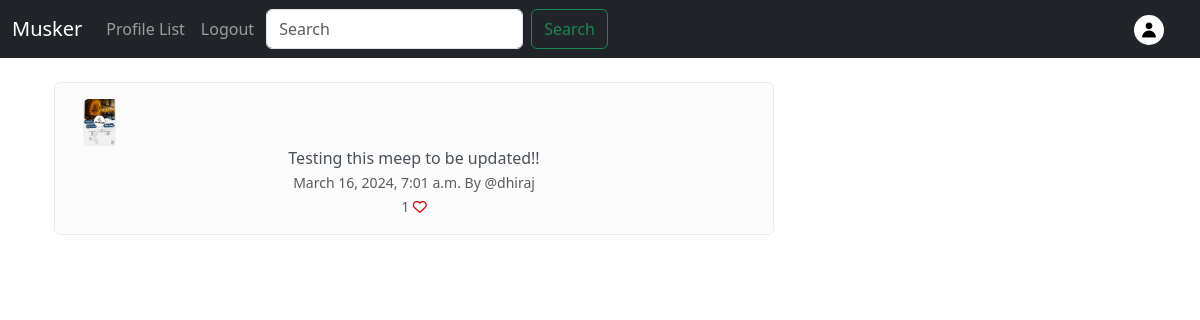
The app's page /meep_share/9 (signed in) with its own data.
### muskeer/models.py (models this page shows, shortened)
class Meep(models.Model):
    user = models.ForeignKey(
        User, related_name = 'meeps', on_delete = models.DO_NOTHING
    )
    body = models.CharField(max_length = 200)
    createdAt = models.DateTimeField(auto_now_add = True)
    likes = models.ManyToManyField(User, related_name= 'meepLikes', blank=True)
    def numberOfLikes(self):
        return self.likes.count()

class Profile(models.Model):
    user = models.OneToOneField(User, on_delete = models.CASCADE) #Associating one user to one profile
    follows = models.ManyToManyField("self", related_name="followed_by", symmetrical=False, blank=True)
    modifiedDate = models.DateTimeField(auto_now = True)
    profileImage = models.ImageField(null=True, blank=True, upload_to= "images/")
    profileBio = models.CharField(null = True, blank = True, max_length = 500)
    homepageLink = models.CharField(null = True, blank = True, max_length = 100)
    facebookLink = models.CharField(null = True, blank = True, max_length = 100)
    instagramLink = models.CharField(null = True, blank = True, max_length = 100)
    linkedInLink = models.CharField(null = True, blank = True, max_length = 100)

### muskeer/views.py (the view)
# urls.py: path('meep_share/<int:pk>', views.shareMeep, name = 'shareMeep'),
def shareMeep(request, pk):
    if request.user.is_authenticated:
        meep = get_object_or_404(Meep, id=pk)
        if meep:
            return render(request,'show_meep.html',{'meep':meep})
        else:
            messages.success(request, ('Meep does not exist!'))
            return redirect('home')

### muskeer/templates/show_meep.html (shortened to what this page needs)
{% extends 'base.html' %}
{% load static %}
{% block content %}
<div class="container text-center">
   <div class="row">
      <div class="col-8">
         <br>
         <div class="alert alert-light" role="alert">
            <div class="container">
               <div class="row">
                  <div class="col-1">
                     {% if meep.user.profile.profileImage%}
                     <img  src="{{meep.user.profile.profileImage.url}}" class="img-fluid rounded-start" alt="...">
                     {% else %}
                     <img src="{% static 'images/default_profile.jpg' %}" class="img-fluid rounded-start" alt="...">
                     {% endif %}
                  </div>
                  <div class="col-11y">
                     {{meep.body}}<br>
                     <small class="text-muted">
                        {{ meep.createdAt}} By
                        @{{meep.user.username}}
                        <br>
                        {{meep.numberOfLikes}}
                        {% if user in meep.likes.all %}
                        <a href ='{% url 'likeMeep' meep.id %}' ><i class="fa-solid fa-heart" style="color: #dd0808;"></i></a>
                        {% else %}
                        <a href ='{% url 'likeMeep' meep.id %}' ><i class="fa-regular fa-heart" style="color: #dd0808;"></i></a>
                        {% endif %}
                     </small>
                  </div>
               </div>
            </div>
         </div>
      </div>
      {% endblock %}

### records on screen
Meep: user.profile.profileImage (picture), body "Testing this meep to be updated!!", createdAt "March 16, 2024, 7:01 a.m.", user.username "dhiraj", numberOfLikes "1"
